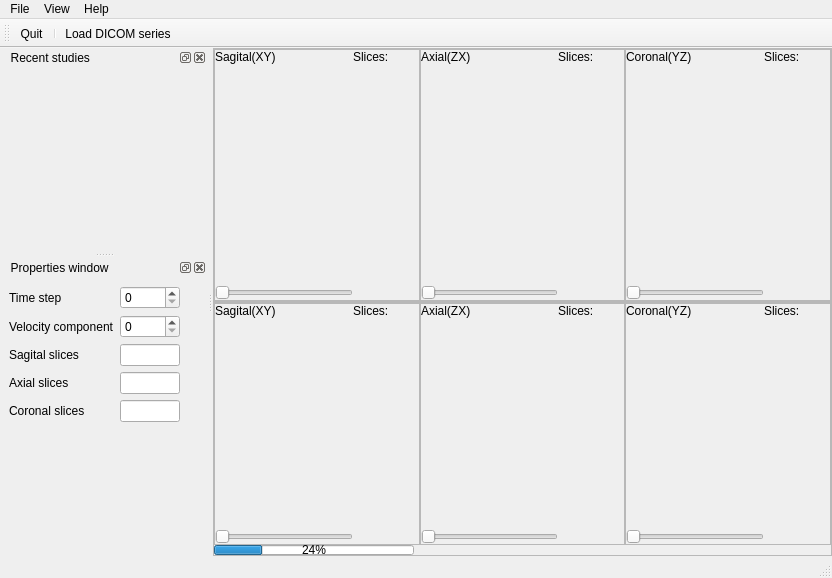
<?xml version="1.0" encoding="UTF-8"?>
<ui version="4.0">
 <class>AortaFlowApp</class>
 <widget class="QMainWindow" name="AortaFlowApp">
  <property name="geometry">
   <rect>
    <x>0</x>
    <y>0</y>
    <width>832</width>
    <height>578</height>
   </rect>
  </property>
  <property name="windowTitle">
   <string>Aorta Flow Application</string>
  </property>
  <property name="windowIcon">
   <iconset resource="ResourcesFile.qrc">
    <normaloff>:/images/icono.png</normaloff>:/images/icono.png</iconset>
  </property>
  <property name="documentMode">
   <bool>false</bool>
  </property>
  <widget class="QWidget" name="centralwidget">
   <layout class="QGridLayout" name="gridLayout">
    <property name="margin">
     <number>0</number>
    </property>
    <property name="spacing">
     <number>0</number>
    </property>
    <item row="0" column="0">
     <widget class="QFrame" name="frameSup">
      <property name="enabled">
       <bool>true</bool>
      </property>
      <property name="frameShape">
       <enum>QFrame::StyledPanel</enum>
      </property>
      <property name="frameShadow">
       <enum>QFrame::Raised</enum>
      </property>
      <layout class="QGridLayout" name="gridLayout_8">
       <property name="margin">
        <number>0</number>
       </property>
       <property name="spacing">
        <number>0</number>
       </property>
       <item row="0" column="1">
        <widget class="QFrame" name="frameAxialSup">
         <property name="toolTip">
          <string>This visor show the axial plane of the magnitude images</string>
         </property>
         <property name="whatsThis">
          <string/>
         </property>
         <property name="frameShape">
          <enum>QFrame::StyledPanel</enum>
         </property>
         <property name="frameShadow">
          <enum>QFrame::Raised</enum>
         </property>
         <layout class="QGridLayout" name="gridLayout_6">
          <property name="margin">
           <number>0</number>
          </property>
          <property name="spacing">
           <number>0</number>
          </property>
          <item row="0" column="2">
           <widget class="QLabel" name="labelAxi1_2">
            <property name="maximumSize">
             <size>
              <width>16777215</width>
              <height>14</height>
             </size>
            </property>
            <property name="toolTip">
             <string>Total number of slices</string>
            </property>
            <property name="text">
             <string>Slices:         </string>
            </property>
           </widget>
          </item>
          <item row="1" column="0" colspan="3">
           <widget class="QVTKWidget" name="qvtkWidgetAxi1"/>
          </item>
          <item row="2" column="2">
           <widget class="QLabel" name="labelAxi1_3">
            <property name="toolTip">
             <string>Number of the current slice</string>
            </property>
            <property name="text">
             <string/>
            </property>
           </widget>
          </item>
          <item row="0" column="0">
           <widget class="QLabel" name="labelAxi1_1">
            <property name="maximumSize">
             <size>
              <width>16777215</width>
              <height>14</height>
             </size>
            </property>
            <property name="toolTip">
             <string>Slices plane orientation</string>
            </property>
            <property name="text">
             <string>Axial(ZX)</string>
            </property>
           </widget>
          </item>
          <item row="2" column="0">
           <widget class="QSlider" name="sliderAxi1">
            <property name="orientation">
             <enum>Qt::Horizontal</enum>
            </property>
           </widget>
          </item>
         </layout>
        </widget>
       </item>
       <item row="0" column="2">
        <widget class="QFrame" name="frameCoronalSup">
         <property name="toolTip">
          <string>This visor show the coronal plane of the magnitude images</string>
         </property>
         <property name="frameShape">
          <enum>QFrame::StyledPanel</enum>
         </property>
         <property name="frameShadow">
          <enum>QFrame::Raised</enum>
         </property>
         <layout class="QGridLayout" name="gridLayout_7">
          <property name="margin">
           <number>0</number>
          </property>
          <property name="spacing">
           <number>0</number>
          </property>
          <item row="0" column="2">
           <widget class="QLabel" name="labelCor1_2">
            <property name="maximumSize">
             <size>
              <width>16777215</width>
              <height>14</height>
             </size>
            </property>
            <property name="toolTip">
             <string>Total number of slices</string>
            </property>
            <property name="text">
             <string>Slices:         </string>
            </property>
           </widget>
          </item>
          <item row="1" column="0" colspan="3">
           <widget class="QVTKWidget" name="qvtkWidgetCor1"/>
          </item>
          <item row="2" column="2">
           <widget class="QLabel" name="labelCor1_3">
            <property name="toolTip">
             <string>Number of the current slice</string>
            </property>
            <property name="text">
             <string/>
            </property>
           </widget>
          </item>
          <item row="0" column="0">
           <widget class="QLabel" name="labelCor1_1">
            <property name="maximumSize">
             <size>
              <width>16777215</width>
              <height>14</height>
             </size>
            </property>
            <property name="toolTip">
             <string>Slices plane orientation</string>
            </property>
            <property name="text">
             <string>Coronal(YZ)</string>
            </property>
           </widget>
          </item>
          <item row="2" column="0">
           <widget class="QSlider" name="sliderCor1">
            <property name="orientation">
             <enum>Qt::Horizontal</enum>
            </property>
           </widget>
          </item>
         </layout>
        </widget>
       </item>
       <item row="0" column="0">
        <widget class="QFrame" name="frameSagitalSup">
         <property name="toolTip">
          <string>This visor show the sagital plane of the magnitude images</string>
         </property>
         <property name="whatsThis">
          <string>Este es el visor...</string>
         </property>
         <property name="frameShape">
          <enum>QFrame::StyledPanel</enum>
         </property>
         <property name="frameShadow">
          <enum>QFrame::Raised</enum>
         </property>
         <layout class="QGridLayout" name="gridLayout_5">
          <property name="margin">
           <number>0</number>
          </property>
          <property name="spacing">
           <number>0</number>
          </property>
          <item row="0" column="3">
           <widget class="QLabel" name="labelSag1_2">
            <property name="maximumSize">
             <size>
              <width>16777215</width>
              <height>14</height>
             </size>
            </property>
            <property name="toolTip">
             <string>Total number of slices</string>
            </property>
            <property name="text">
             <string>Slices:         </string>
            </property>
           </widget>
          </item>
          <item row="1" column="0" colspan="4">
           <widget class="QVTKWidget" name="qvtkWidgetSag1"/>
          </item>
          <item row="0" column="0">
           <widget class="QLabel" name="labelSag1_1">
            <property name="maximumSize">
             <size>
              <width>16777215</width>
              <height>14</height>
             </size>
            </property>
            <property name="toolTip">
             <string>Slices plane orientation</string>
            </property>
            <property name="text">
             <string>Sagital(XY)</string>
            </property>
           </widget>
          </item>
          <item row="2" column="3">
           <widget class="QLabel" name="labelSag1_3">
            <property name="maximumSize">
             <size>
              <width>16777215</width>
              <height>16777215</height>
             </size>
            </property>
            <property name="toolTip">
             <string>Number of the current slice</string>
            </property>
            <property name="text">
             <string/>
            </property>
           </widget>
          </item>
          <item row="2" column="0">
           <widget class="QSlider" name="sliderSag1">
            <property name="orientation">
             <enum>Qt::Horizontal</enum>
            </property>
           </widget>
          </item>
         </layout>
        </widget>
       </item>
      </layout>
     </widget>
    </item>
    <item row="1" column="0">
     <widget class="QFrame" name="frameInf">
      <property name="frameShape">
       <enum>QFrame::StyledPanel</enum>
      </property>
      <property name="frameShadow">
       <enum>QFrame::Raised</enum>
      </property>
      <layout class="QGridLayout" name="gridLayout_12">
       <property name="margin">
        <number>0</number>
       </property>
       <property name="spacing">
        <number>0</number>
       </property>
       <item row="0" column="0">
        <widget class="QFrame" name="frameSagitalInf">
         <property name="toolTip">
          <string>This visor show the sagital plane of the flow images</string>
         </property>
         <property name="frameShape">
          <enum>QFrame::StyledPanel</enum>
         </property>
         <property name="frameShadow">
          <enum>QFrame::Raised</enum>
         </property>
         <layout class="QGridLayout" name="gridLayout_9">
          <property name="margin">
           <number>0</number>
          </property>
          <property name="spacing">
           <number>0</number>
          </property>
          <item row="0" column="1">
           <widget class="QLabel" name="labelSag2_2">
            <property name="maximumSize">
             <size>
              <width>16777215</width>
              <height>14</height>
             </size>
            </property>
            <property name="toolTip">
             <string>Total number of slices</string>
            </property>
            <property name="text">
             <string>Slices:         </string>
            </property>
           </widget>
          </item>
          <item row="1" column="0" colspan="2">
           <widget class="QVTKWidget" name="qvtkWidgetSag2"/>
          </item>
          <item row="2" column="1">
           <widget class="QLabel" name="labelSag2_3">
            <property name="toolTip">
             <string>Number of the current slice</string>
            </property>
            <property name="text">
             <string/>
            </property>
           </widget>
          </item>
          <item row="0" column="0">
           <widget class="QLabel" name="labelSag2_1">
            <property name="maximumSize">
             <size>
              <width>16777215</width>
              <height>14</height>
             </size>
            </property>
            <property name="toolTip">
             <string>Slices plane orientation</string>
            </property>
            <property name="text">
             <string>Sagital(XY)</string>
            </property>
           </widget>
          </item>
          <item row="2" column="0">
           <widget class="QSlider" name="sliderSag2">
            <property name="orientation">
             <enum>Qt::Horizontal</enum>
            </property>
           </widget>
          </item>
         </layout>
        </widget>
       </item>
       <item row="0" column="1">
        <widget class="QFrame" name="frameAxialInf">
         <property name="toolTip">
          <string>This visor show the axial plane of the flow images</string>
         </property>
         <property name="statusTip">
          <string/>
         </property>
         <property name="frameShape">
          <enum>QFrame::StyledPanel</enum>
         </property>
         <property name="frameShadow">
          <enum>QFrame::Raised</enum>
         </property>
         <layout class="QGridLayout" name="gridLayout_11">
          <property name="margin">
           <number>0</number>
          </property>
          <property name="spacing">
           <number>0</number>
          </property>
          <item row="0" column="2">
           <widget class="QLabel" name="labelAxi2_2">
            <property name="maximumSize">
             <size>
              <width>16777215</width>
              <height>14</height>
             </size>
            </property>
            <property name="toolTip">
             <string>Total number of slices</string>
            </property>
            <property name="text">
             <string>Slices:         </string>
            </property>
           </widget>
          </item>
          <item row="1" column="0" colspan="3">
           <widget class="QVTKWidget" name="qvtkWidgetAxi2"/>
          </item>
          <item row="2" column="2">
           <widget class="QLabel" name="labelAxi2_3">
            <property name="toolTip">
             <string>Number of the current slice</string>
            </property>
            <property name="text">
             <string/>
            </property>
           </widget>
          </item>
          <item row="0" column="0">
           <widget class="QLabel" name="labelAxi2_1">
            <property name="maximumSize">
             <size>
              <width>16777215</width>
              <height>14</height>
             </size>
            </property>
            <property name="toolTip">
             <string>Slices plane orientation</string>
            </property>
            <property name="text">
             <string>Axial(ZX)</string>
            </property>
           </widget>
          </item>
          <item row="2" column="0">
           <widget class="QSlider" name="sliderAxi2">
            <property name="orientation">
             <enum>Qt::Horizontal</enum>
            </property>
           </widget>
          </item>
         </layout>
        </widget>
       </item>
       <item row="0" column="2">
        <widget class="QFrame" name="frameCoronalInf">
         <property name="toolTip">
          <string>This visor show the coronal plane of the flow images</string>
         </property>
         <property name="frameShape">
          <enum>QFrame::StyledPanel</enum>
         </property>
         <property name="frameShadow">
          <enum>QFrame::Raised</enum>
         </property>
         <layout class="QGridLayout" name="gridLayout_10">
          <property name="margin">
           <number>0</number>
          </property>
          <property name="spacing">
           <number>0</number>
          </property>
          <item row="0" column="2">
           <widget class="QLabel" name="labelCor2_2">
            <property name="maximumSize">
             <size>
              <width>16777215</width>
              <height>14</height>
             </size>
            </property>
            <property name="toolTip">
             <string>Total number of slices</string>
            </property>
            <property name="styleSheet">
             <string notr="true">font: 75 8pt &quot;MS Shell Dlg 2&quot;;</string>
            </property>
            <property name="text">
             <string>Slices:         </string>
            </property>
           </widget>
          </item>
          <item row="1" column="0" colspan="3">
           <widget class="QVTKWidget" name="qvtkWidgetCor2"/>
          </item>
          <item row="2" column="2">
           <widget class="QLabel" name="labelCor2_3">
            <property name="toolTip">
             <string>Number of the current slice</string>
            </property>
            <property name="text">
             <string/>
            </property>
           </widget>
          </item>
          <item row="0" column="0">
           <widget class="QLabel" name="labelCor2_1">
            <property name="maximumSize">
             <size>
              <width>16777215</width>
              <height>14</height>
             </size>
            </property>
            <property name="toolTip">
             <string>Slices plane orientation</string>
            </property>
            <property name="text">
             <string>Coronal(YZ)</string>
            </property>
           </widget>
          </item>
          <item row="2" column="0">
           <widget class="QSlider" name="sliderCor2">
            <property name="orientation">
             <enum>Qt::Horizontal</enum>
            </property>
           </widget>
          </item>
         </layout>
        </widget>
       </item>
       <item row="1" column="0">
        <widget class="QProgressBar" name="progressBar">
         <property name="maximumSize">
          <size>
           <width>200</width>
           <height>10</height>
          </size>
         </property>
         <property name="value">
          <number>24</number>
         </property>
        </widget>
       </item>
      </layout>
     </widget>
    </item>
   </layout>
  </widget>
  <widget class="QStatusBar" name="statusbar"/>
  <widget class="QToolBar" name="toolBar">
   <property name="windowTitle">
    <string>toolBar</string>
   </property>
   <attribute name="toolBarArea">
    <enum>TopToolBarArea</enum>
   </attribute>
   <attribute name="toolBarBreak">
    <bool>false</bool>
   </attribute>
   <addaction name="actionQuit"/>
   <addaction name="separator"/>
   <addaction name="actionLoad_DICOM_series"/>
  </widget>
  <widget class="QDockWidget" name="dockWidget_Recent_studies">
   <property name="enabled">
    <bool>true</bool>
   </property>
   <property name="sizePolicy">
    <sizepolicy hsizetype="Preferred" vsizetype="Preferred">
     <horstretch>0</horstretch>
     <verstretch>0</verstretch>
    </sizepolicy>
   </property>
   <property name="minimumSize">
    <size>
     <width>194</width>
     <height>142</height>
    </size>
   </property>
   <property name="statusTip">
    <string>Recent studies used in the application</string>
   </property>
   <property name="autoFillBackground">
    <bool>true</bool>
   </property>
   <property name="windowTitle">
    <string>  Recent studies</string>
   </property>
   <attribute name="dockWidgetArea">
    <number>1</number>
   </attribute>
   <widget class="QWidget" name="dockWidgetContents">
    <layout class="QGridLayout" name="gridLayout_2"/>
   </widget>
  </widget>
  <widget class="QMenuBar" name="menubar">
   <property name="geometry">
    <rect>
     <x>0</x>
     <y>0</y>
     <width>832</width>
     <height>21</height>
    </rect>
   </property>
   <widget class="QMenu" name="menuFile">
    <property name="title">
     <string>File</string>
    </property>
    <addaction name="actionLoad_DICOM_series"/>
    <addaction name="separator"/>
    <addaction name="actionClose_current_serie"/>
    <addaction name="separator"/>
    <addaction name="actionQuit"/>
   </widget>
   <widget class="QMenu" name="menuView">
    <property name="title">
     <string>View</string>
    </property>
    <widget class="QMenu" name="menuWindow">
     <property name="title">
      <string>Window</string>
     </property>
     <addaction name="actionFull_screen"/>
     <addaction name="actionNormal"/>
    </widget>
    <addaction name="actionSuperior_frame"/>
    <addaction name="actionInferior_frame"/>
    <addaction name="action3D_View"/>
    <addaction name="separator"/>
    <addaction name="actionSyncronize_both_frames"/>
    <addaction name="separator"/>
    <addaction name="menuWindow"/>
   </widget>
   <widget class="QMenu" name="menuHelp">
    <property name="title">
     <string>Help</string>
    </property>
    <addaction name="separator"/>
    <addaction name="actionAbout"/>
    <addaction name="actionAbout_Qt"/>
   </widget>
   <addaction name="menuFile"/>
   <addaction name="menuView"/>
   <addaction name="menuHelp"/>
  </widget>
  <widget class="QDockWidget" name="dockWidget_Properties_window">
   <property name="minimumSize">
    <size>
     <width>207</width>
     <height>207</height>
    </size>
   </property>
   <property name="acceptDrops">
    <bool>false</bool>
   </property>
   <property name="autoFillBackground">
    <bool>true</bool>
   </property>
   <property name="floating">
    <bool>false</bool>
   </property>
   <property name="windowTitle">
    <string>  Properties window</string>
   </property>
   <attribute name="dockWidgetArea">
    <number>1</number>
   </attribute>
   <widget class="QWidget" name="dockWidgetContents_2">
    <layout class="QFormLayout" name="formLayout">
     <property name="fieldGrowthPolicy">
      <enum>QFormLayout::AllNonFixedFieldsGrow</enum>
     </property>
     <item row="1" column="0">
      <widget class="QLabel" name="labelTimeStep">
       <property name="text">
        <string>Time step</string>
       </property>
      </widget>
     </item>
     <item row="1" column="1">
      <widget class="QSpinBox" name="spinBox">
       <property name="maximumSize">
        <size>
         <width>60</width>
         <height>16777215</height>
        </size>
       </property>
      </widget>
     </item>
     <item row="2" column="0">
      <widget class="QLabel" name="labelVelocityComponent">
       <property name="text">
        <string>Velocity component</string>
       </property>
      </widget>
     </item>
     <item row="4" column="0">
      <widget class="QLabel" name="labelSagSlice">
       <property name="text">
        <string>Sagital slices</string>
       </property>
      </widget>
     </item>
     <item row="4" column="1">
      <widget class="QLineEdit" name="lineEdit">
       <property name="maximumSize">
        <size>
         <width>60</width>
         <height>16777215</height>
        </size>
       </property>
      </widget>
     </item>
     <item row="5" column="0">
      <widget class="QLabel" name="labelAxiSlice">
       <property name="text">
        <string>Axial slices</string>
       </property>
      </widget>
     </item>
     <item row="5" column="1">
      <widget class="QLineEdit" name="lineEdit_2">
       <property name="maximumSize">
        <size>
         <width>60</width>
         <height>16777215</height>
        </size>
       </property>
      </widget>
     </item>
     <item row="6" column="0">
      <widget class="QLabel" name="labelCorSlice">
       <property name="text">
        <string>Coronal slices</string>
       </property>
      </widget>
     </item>
     <item row="6" column="1">
      <widget class="QLineEdit" name="lineEdit_3">
       <property name="maximumSize">
        <size>
         <width>60</width>
         <height>16777215</height>
        </size>
       </property>
      </widget>
     </item>
     <item row="2" column="1">
      <widget class="QSpinBox" name="spinBox_2">
       <property name="minimumSize">
        <size>
         <width>0</width>
         <height>0</height>
        </size>
       </property>
       <property name="maximumSize">
        <size>
         <width>60</width>
         <height>16777215</height>
        </size>
       </property>
      </widget>
     </item>
    </layout>
   </widget>
  </widget>
  <action name="actionQuit">
   <property name="icon">
    <iconset resource="ResourcesFile.qrc">
     <normaloff>:/images/quit.png</normaloff>:/images/quit.png</iconset>
   </property>
   <property name="text">
    <string>Quit</string>
   </property>
   <property name="shortcut">
    <string>Ctrl+Q</string>
   </property>
  </action>
  <action name="actionRecent_studies">
   <property name="checkable">
    <bool>true</bool>
   </property>
   <property name="checked">
    <bool>true</bool>
   </property>
   <property name="text">
    <string>Recent studies</string>
   </property>
  </action>
  <action name="actionSuperior_frame">
   <property name="checkable">
    <bool>false</bool>
   </property>
   <property name="checked">
    <bool>false</bool>
   </property>
   <property name="enabled">
    <bool>false</bool>
   </property>
   <property name="text">
    <string>Magnitude frame (superior)</string>
   </property>
  </action>
  <action name="actionInferior_frame">
   <property name="checkable">
    <bool>false</bool>
   </property>
   <property name="checked">
    <bool>false</bool>
   </property>
   <property name="enabled">
    <bool>false</bool>
   </property>
   <property name="text">
    <string>Flow frame (inferior)</string>
   </property>
  </action>
  <action name="actionProperties_window">
   <property name="checkable">
    <bool>true</bool>
   </property>
   <property name="checked">
    <bool>true</bool>
   </property>
   <property name="text">
    <string>Properties window</string>
   </property>
  </action>
  <action name="actionLoad_DICOM_series">
   <property name="icon">
    <iconset resource="ResourcesFile.qrc">
     <normaloff>:/images/new.png</normaloff>:/images/new.png</iconset>
   </property>
   <property name="text">
    <string>Load DICOM series</string>
   </property>
  </action>
  <action name="actionLoad_DICOM_vectorial_serie">
   <property name="icon">
    <iconset resource="ResourcesFile.qrc">
     <normaloff>:/images/new.png</normaloff>:/images/new.png</iconset>
   </property>
   <property name="text">
    <string>Load DICOM vectorial serie</string>
   </property>
  </action>
  <action name="actionSyncronize_both_frames">
   <property name="checkable">
    <bool>true</bool>
   </property>
   <property name="checked">
    <bool>false</bool>
   </property>
   <property name="text">
    <string>Syncronize both frames</string>
   </property>
  </action>
  <action name="actionFull_screen">
   <property name="text">
    <string>Full screen</string>
   </property>
   <property name="shortcut">
    <string>F11</string>
   </property>
  </action>
  <action name="actionNormal">
   <property name="text">
    <string>Normal</string>
   </property>
   <property name="shortcut">
    <string>F10</string>
   </property>
  </action>
  <action name="action3D_View">
   <property name="checkable">
    <bool>false</bool>
   </property>
   <property name="text">
    <string>3D View</string>
   </property>
  </action>
  <action name="actionAbout">
   <property name="text">
    <string>About...</string>
   </property>
  </action>
  <action name="actionAbout_Qt">
   <property name="text">
    <string>About Qt</string>
   </property>
  </action>
  <action name="actionClose_current_serie">
   <property name="text">
    <string>Close current serie</string>
   </property>
  </action>
 </widget>
 <customwidgets>
  <customwidget>
   <class>QVTKWidget</class>
   <extends>QWidget</extends>
   <header>QVTKWidget.h</header>
  </customwidget>
 </customwidgets>
 <resources>
  <include location="ResourcesFile.qrc"/>
 </resources>
 <connections>
  <connection>
   <sender>actionQuit</sender>
   <signal>triggered()</signal>
   <receiver>AortaFlowApp</receiver>
   <slot>close()</slot>
   <hints>
    <hint type="sourcelabel">
     <x>-1</x>
     <y>-1</y>
    </hint>
    <hint type="destinationlabel">
     <x>399</x>
     <y>299</y>
    </hint>
   </hints>
  </connection>
  <connection>
   <sender>actionRecent_studies</sender>
   <signal>toggled(bool)</signal>
   <receiver>dockWidget_Recent_studies</receiver>
   <slot>setVisible(bool)</slot>
   <hints>
    <hint type="sourcelabel">
     <x>-1</x>
     <y>-1</y>
    </hint>
    <hint type="destinationlabel">
     <x>96</x>
     <y>304</y>
    </hint>
   </hints>
  </connection>
  <connection>
   <sender>actionProperties_window</sender>
   <signal>toggled(bool)</signal>
   <receiver>dockWidget_Properties_window</receiver>
   <slot>setVisible(bool)</slot>
   <hints>
    <hint type="sourcelabel">
     <x>-1</x>
     <y>-1</y>
    </hint>
    <hint type="destinationlabel">
     <x>96</x>
     <y>486</y>
    </hint>
   </hints>
  </connection>
  <connection>
   <sender>actionSuperior_frame</sender>
   <signal>toggled(bool)</signal>
   <receiver>frameSup</receiver>
   <slot>setVisible(bool)</slot>
   <hints>
    <hint type="sourcelabel">
     <x>-1</x>
     <y>-1</y>
    </hint>
    <hint type="destinationlabel">
     <x>510</x>
     <y>178</y>
    </hint>
   </hints>
  </connection>
  <connection>
   <sender>actionInferior_frame</sender>
   <signal>toggled(bool)</signal>
   <receiver>frameInf</receiver>
   <slot>setVisible(bool)</slot>
   <hints>
    <hint type="sourcelabel">
     <x>-1</x>
     <y>-1</y>
    </hint>
    <hint type="destinationlabel">
     <x>510</x>
     <y>424</y>
    </hint>
   </hints>
  </connection>
  <connection>
   <sender>actionFull_screen</sender>
   <signal>triggered()</signal>
   <receiver>AortaFlowApp</receiver>
   <slot>showFullScreen()</slot>
   <hints>
    <hint type="sourcelabel">
     <x>-1</x>
     <y>-1</y>
    </hint>
    <hint type="destinationlabel">
     <x>411</x>
     <y>288</y>
    </hint>
   </hints>
  </connection>
  <connection>
   <sender>actionNormal</sender>
   <signal>triggered()</signal>
   <receiver>AortaFlowApp</receiver>
   <slot>showNormal()</slot>
   <hints>
    <hint type="sourcelabel">
     <x>-1</x>
     <y>-1</y>
    </hint>
    <hint type="destinationlabel">
     <x>411</x>
     <y>288</y>
    </hint>
   </hints>
  </connection>
 </connections>
</ui>
